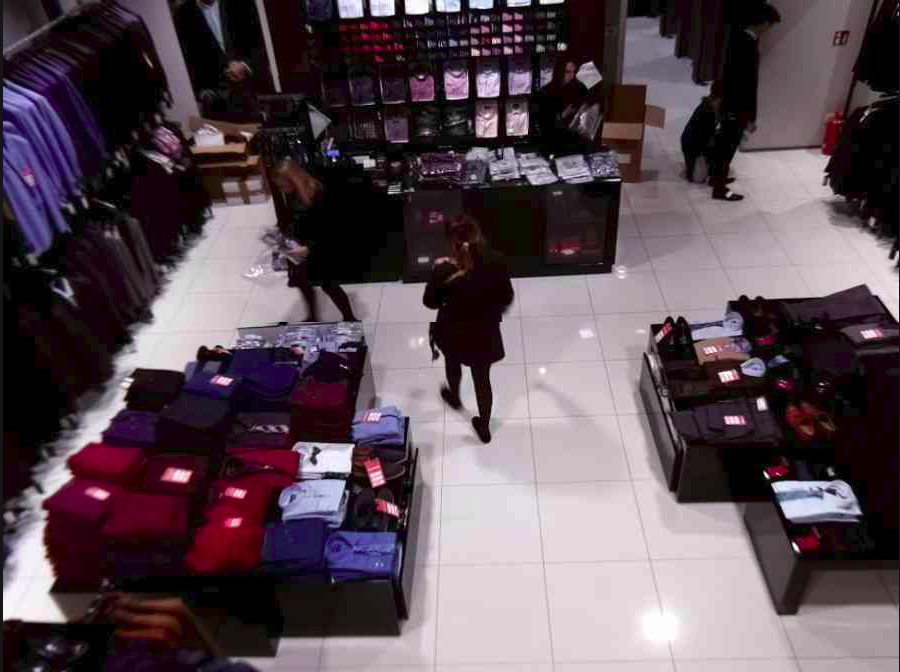
#> input picture img/014.png, 900 x 672 px, found by its file name
$ python features.py
#> lines starting #> are read from the running program, lines starting #| are printed output that depends on the picture; after the words box and inside, x2 and y2 are one past the last pixel; in counts of white or black regions, pixels touching at a corner belong together
### util.py
"""Utils FUNCTIONS"""


# [9 lines left out: function add_method, not called in this run]


class bcolors:
    HEADER = '\033[95m'
    OKBLUE = '\033[94m'
    OKGREEN = '\033[92m'
    WARNING = '\033[93m'
    FAIL = '\033[91m'
    ENDC = '\033[0m'
    BOLD = '\033[1m'
    UNDERLINE = '\033[4m'

class Utils(object):
    def __init__(self, disable_log=False):
        self.disable_log = disable_log
        self.empty_method = lambda *a : None

        log = lambda *msg: print(*msg)
        error = lambda *msg, err=None: print(self.colored(bcolors.FAIL, msg,
                                             prefix="[ERROR] ",
                                             suffix="\n" + str(err) if err else ""))
        warning = lambda *msg: print(self.colored(bcolors.WARNING, msg,
                                     prefix="[WARNING] "))
        info = lambda *msg: print(self.colored(bcolors.OKBLUE, msg))
        success = lambda *msg: print(self.colored(bcolors.OKGREEN, msg))

        self.log = self.logging_fn(log)
        self.error = self.logging_fn(error)
        self.warning = self.logging_fn(warning)
        self.info = self.logging_fn(info)
        self.success = self.logging_fn(success)

    def colored(self, color, msg, prefix="", suffix=""):
        return f'{color}{prefix}{Utils.prepare_log(*msg)}{suffix}{bcolors.ENDC}'

    def logging_fn(self, fn):
        if not self.disable_log:
            return fn
        else:
            return lambda *msg: None

    # [6 lines left out: function disable, not called in this run]

    @staticmethod
    def prepare_log(*args):
        return (''.join(["{}" for _ in args])).format(*args)


u = Utils()
log = u.log
error = u.error
info = u.info
warning = u.warning
success = u.success
disable_log = u.disable

### features.py
#!/usr/bin/env python3

import cv2
import numpy as np
from PIL import ImageFont, ImageDraw, Image
import paho.mqtt.client as mqtt
from util import log, error, warning, info, success as u
from functools import partial, wraps
from Layer import Layer, RelativeLayer, AbsoluteLayer, Layer2
from Detector import Detector

def draw_polylines(frame, dst_arr, color=(0, 0, 255), thickness=3):
    return cv2.polylines(frame, dst_arr, True, color, thickness)

class ImageProcessor(object):
    # [94 lines left out: functions __init__, start, not called in this run]

    def stop(self):
        self.run = False

    # [6 lines left out: function create_descriptor, not called in this run]

    def prepare_reference(self):
        return self.descriptor.detectAndCompute(self.gray_reference_image, None)

    # [13 lines left out: function create_matcher, not called in this run]

    def follow_object_fn(self, frame, dst_arr):
        return draw_polylines(frame, dst_arr)

    def enable_object_follow(self):
        self.follow_object = self.follow_object_fn

    def show_img(self, frame, name=None):
        cv2.imshow(name or self.window_name, frame)

    # [67 lines left out: functions detect_frame, calc_good_points, find_homography, create_layer, draw_layers, not called in this run]

    def set_client(self, client):
        self.client = client

    def set_handler(self, event, handler):
        self.handlers.append(event, partial(handler, self.parameters))

    def delete_parameter(self, parameter):
        del self.parameters[parameter]

    def get_parameters(self):
        return self.client.get_parameters()

    # [21 lines left out: functions calc_scene_size, draw, not called in this run]


################
## Brute force detection
################

# ## ORB DETECTOR
# orb = cv2.ORB_create()
# kp1, desc1 = orb.detectAndCompute(org, None)
# kp2, desc2 = orb.detectAndCompute(i1, None)

# ## Brute Force matching
# bf = cv2.BFMatcher(cv2.NORM_HAMMING, crossCheck=True)
# matches = bf.match(desc1, desc2)
# matches = sorted(matches, key=lambda x:x.distance)

# res = cv2.drawMatches(org, kp1, i1, kp2, matches[:50], None, flags=2)

# cv2.imshow("Match", res)

################


################
## DETECTIONS ONLY
################

# sift = cv2.xfeatures2d.SURF_create()
# orb = cv2.ORB_create()

# kp, _ = orb.detectAndCompute(org, None)

# org = cv2.drawKeypoints(org, kp, None)

# cv2.imshow("Original", org)

################

if __name__ == "__main__":

    # cap = cv2.VideoCapture(0)

    # processStream(cap)


    base = cv2.imread("/home/rafcio/Mgr/img/014.png")
#> base is the input picture: shape (672, 900, 3); mean B, G, R 85.4, 76.7, 91.3
    # base = cv2.resize(base, (240, 320))

    ## Features
    sift = cv2.xfeatures2d.SIFT_create()
    kp1, desc1 = sift.detectAndCompute(cv2.cvtColor(base, cv2.COLOR_BGR2GRAY), None)
#> kp1 = 2621 keypoints; strongest (x, y, size): (761, 404, 7.2), (727, 376, 8.8), (180, 476, 11), (766, 475, 3.1)
    base = cv2.drawKeypoints(base, kp1, base)
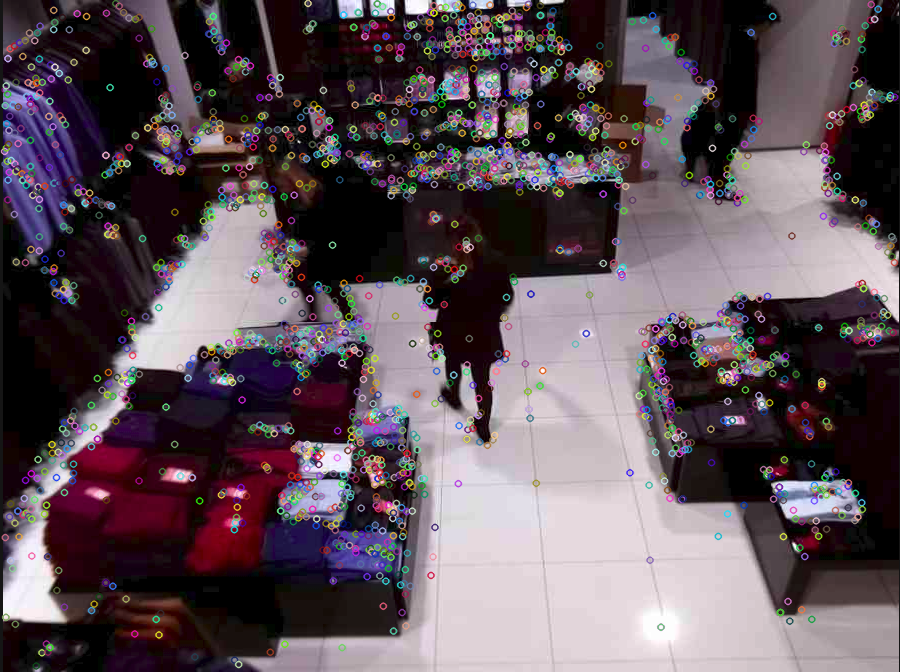
#> base: shape (672, 900, 3); 14.77% of pixels changed, all inside (x1, y1, x2, y2) = (0, 0, 900, 671)

    cv2.imshow("IMG", base)

    cv2.waitKey(0)
    cv2.destroyAllWindows()

$ run again, with img/base4.png copied over img/014.png
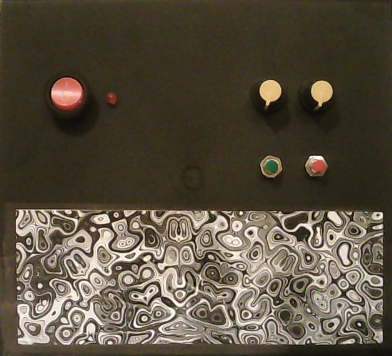
#> input picture img/base4.png, 392 x 356 px, found by its file name
#> base is the input picture: shape (356, 392, 3); mean B, G, R 63.3, 78.9, 88.1
#> kp1 = 1130 keypoints; strongest (x, y, size): (308, 258, 2.1), (359, 324, 2.1), (270, 91, 14), (40, 286, 3.1)
#> `base = cv2.drawKeypoints(base, kp1, base)`:
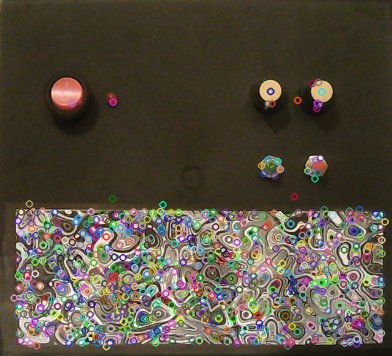
#> base: shape (356, 392, 3); mean B, G, R 64.5, 78.5, 86.2

$ run again, with img/base5.png copied over img/014.png
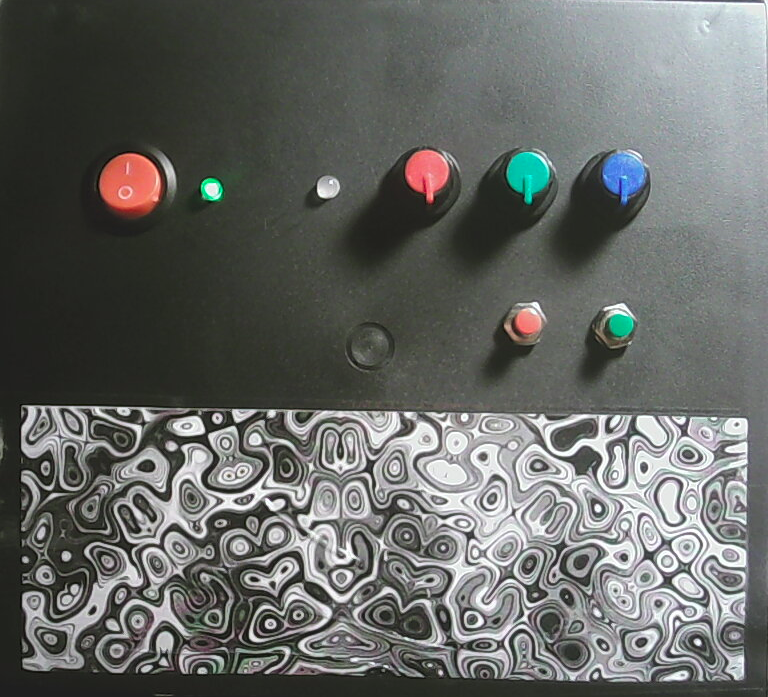
#> input picture img/base5.png, 768 x 697 px, found by its file name
#> base is the input picture: shape (697, 768, 3); mean B, G, R 101, 103.9, 101.6
#> kp1 = 3859 keypoints; strongest (x, y, size): (698, 642, 4.4), (212, 190, 12.4), (598, 508, 4.5), (271, 413, 5.5)
#> `base = cv2.drawKeypoints(base, kp1, base)`:
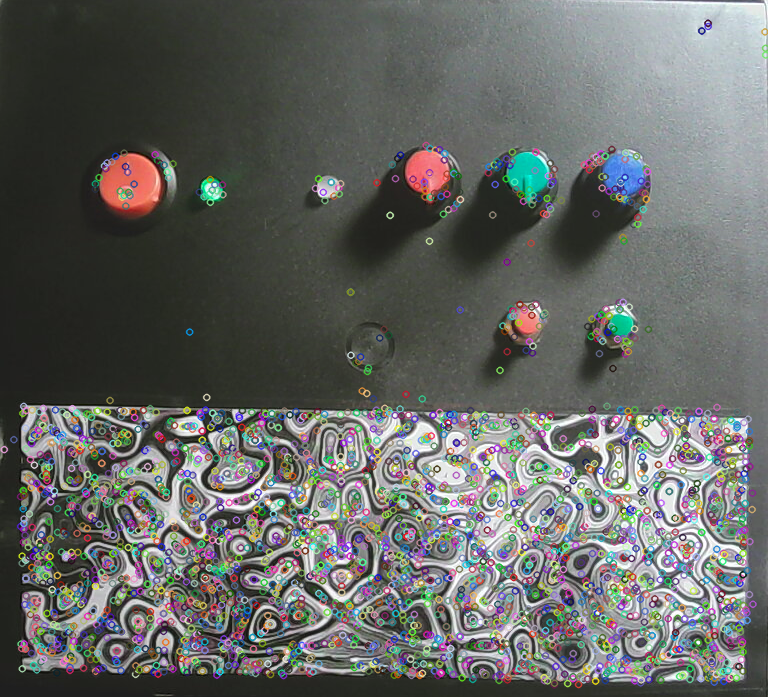
#> base: shape (697, 768, 3); mean B, G, R 100.5, 103.2, 101.1
